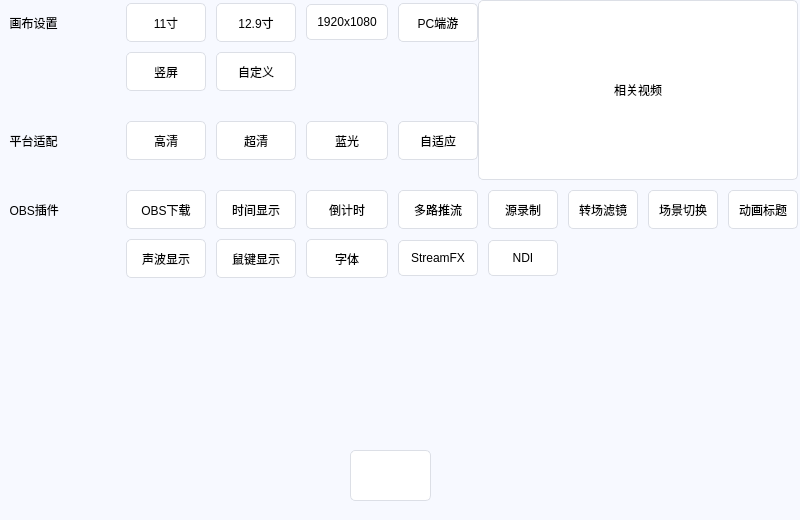
   <widget class="QWidget" name="obs_page" native="true">
    <property name="geometry">
     <rect>
      <x>0</x>
      <y>80</y>
      <width>800</width>
      <height>520</height>
     </rect>
    </property>
    <property name="styleSheet">
     <string notr="true">background-color: rgb(247, 249, 255);</string>
    </property>
    <widget class="QPushButton" name="confirm">
     <property name="geometry">
      <rect>
       <x>350</x>
       <y>450</y>
       <width>81</width>
       <height>51</height>
      </rect>
     </property>
     <property name="styleSheet">
      <string notr="true">QPushButton {
    background-color: #ffffff;
    border: 1px solid #dcdfe6;
    padding: 10px;
    border-radius: 5px;
}

QPushButton:hover {
    background-color: #ecf5ff;
    color: #409eff;
}

QPushButton:pressed, QPushButton:checked {
    border: 1px solid #3a8ee6;
    color: #409eff;
}</string>
     </property>
     <property name="text">
      <string/>
     </property>
    </widget>
    <widget class="QWidget" name="widget" native="true">
     <property name="geometry">
      <rect>
       <x>0</x>
       <y>0</y>
       <width>801</width>
       <height>351</height>
      </rect>
     </property>
     <property name="minimumSize">
      <size>
       <width>511</width>
       <height>150</height>
      </size>
     </property>
     <property name="styleSheet">
      <string notr="true">QPushButton {
    background-color: #ffffff;
    border: 1px solid #dcdfe6;
    padding: 10px;
    border-radius: 5px;
}

QPushButton:hover {
    background-color: #ecf5ff;
    color: #409eff;
}

QPushButton:pressed, QPushButton:checked {
    border: 1px solid #3a8ee6;
    color: #409eff;
}</string>
     </property>
     <widget class="QWidget" name="layoutWidget">
      <property name="geometry">
       <rect>
        <x>0</x>
        <y>0</y>
        <width>801</width>
        <height>281</height>
       </rect>
      </property>
      <layout class="QGridLayout" name="gridLayout">
       <property name="sizeConstraint">
        <enum>QLayout::SetDefaultConstraint</enum>
       </property>
       <property name="leftMargin">
        <number>3</number>
       </property>
       <property name="topMargin">
        <number>3</number>
       </property>
       <property name="rightMargin">
        <number>3</number>
       </property>
       <property name="bottomMargin">
        <number>3</number>
       </property>
       <property name="spacing">
        <number>10</number>
       </property>
       <item row="2" column="0">
        <spacer name="horizontalSpacer">
         <property name="orientation">
          <enum>Qt::Horizontal</enum>
         </property>
         <property name="sizeHint" stdset="0">
          <size>
           <width>40</width>
           <height>20</height>
          </size>
         </property>
        </spacer>
       </item>
       <item row="8" column="2">
        <widget class="QPushButton" name="pushButton_7">
         <property name="minimumSize">
          <size>
           <width>70</width>
           <height>30</height>
          </size>
         </property>
         <property name="text">
          <string>鼠键显示</string>
         </property>
         <property name="checkable">
          <bool>true</bool>
         </property>
         <property name="autoExclusive">
          <bool>true</bool>
         </property>
        </widget>
       </item>
       <item row="8" column="3">
        <widget class="QPushButton" name="pushButton_11">
         <property name="minimumSize">
          <size>
           <width>70</width>
           <height>30</height>
          </size>
         </property>
         <property name="text">
          <string>字体</string>
         </property>
         <property name="checkable">
          <bool>true</bool>
         </property>
         <property name="autoExclusive">
          <bool>true</bool>
         </property>
        </widget>
       </item>
       <item row="8" column="1">
        <widget class="QPushButton" name="pushButton_6">
         <property name="minimumSize">
          <size>
           <width>70</width>
           <height>30</height>
          </size>
         </property>
         <property name="text">
          <string>声波显示</string>
         </property>
         <property name="checkable">
          <bool>true</bool>
         </property>
         <property name="autoExclusive">
          <bool>true</bool>
         </property>
        </widget>
       </item>
       <item row="8" column="4">
        <widget class="QPushButton" name="pushButton_13">
         <property name="minimumSize">
          <size>
           <width>70</width>
           <height>30</height>
          </size>
         </property>
         <property name="text">
          <string>StreamFX</string>
         </property>
         <property name="checkable">
          <bool>true</bool>
         </property>
         <property name="autoExclusive">
          <bool>true</bool>
         </property>
        </widget>
       </item>
       <item row="3" column="0">
        <widget class="QLabel" name="basicSettingslabe_3">
         <property name="minimumSize">
          <size>
           <width>80</width>
           <height>30</height>
          </size>
         </property>
         <property name="styleSheet">
          <string notr="true">border-image: url(:/icon/icons/24gl-label.svg);
text-align: center;</string>
         </property>
         <property name="text">
          <string>  平台适配</string>
         </property>
        </widget>
       </item>
       <item row="3" column="1">
        <widget class="QPushButton" name="Adpt_highDefinition">
         <property name="minimumSize">
          <size>
           <width>80</width>
           <height>30</height>
          </size>
         </property>
         <property name="text">
          <string>高清</string>
         </property>
         <property name="checkable">
          <bool>true</bool>
         </property>
         <property name="autoExclusive">
          <bool>true</bool>
         </property>
        </widget>
       </item>
       <item row="8" column="5">
        <widget class="QPushButton" name="pushButton_12">
         <property name="minimumSize">
          <size>
           <width>70</width>
           <height>30</height>
          </size>
         </property>
         <property name="text">
          <string>NDI</string>
         </property>
         <property name="checkable">
          <bool>true</bool>
         </property>
         <property name="autoExclusive">
          <bool>true</bool>
         </property>
        </widget>
       </item>
       <item row="0" column="3">
        <widget class="QPushButton" name="Njds1920x1080">
         <property name="minimumSize">
          <size>
           <width>80</width>
           <height>30</height>
          </size>
         </property>
         <property name="text">
          <string>1920x1080</string>
         </property>
         <property name="checkable">
          <bool>true</bool>
         </property>
         <property name="autoExclusive">
          <bool>true</bool>
         </property>
        </widget>
       </item>
       <item row="0" column="0">
        <widget class="QLabel" name="basicSettingslabe">
         <property name="minimumSize">
          <size>
           <width>80</width>
           <height>30</height>
          </size>
         </property>
         <property name="styleSheet">
          <string notr="true">border-image: url(:/icon/icons/24gl-label.svg);
text-align: center;</string>
         </property>
         <property name="text">
          <string>  画布设置</string>
         </property>
        </widget>
       </item>
       <item row="0" column="2">
        <widget class="QPushButton" name="Njds129Inches">
         <property name="minimumSize">
          <size>
           <width>80</width>
           <height>30</height>
          </size>
         </property>
         <property name="text">
          <string>12.9寸</string>
         </property>
         <property name="checkable">
          <bool>true</bool>
         </property>
         <property name="autoExclusive">
          <bool>true</bool>
         </property>
        </widget>
       </item>
       <item row="3" column="2">
        <widget class="QPushButton" name="Adpt_ultraclear">
         <property name="minimumSize">
          <size>
           <width>80</width>
           <height>30</height>
          </size>
         </property>
         <property name="text">
          <string>超清</string>
         </property>
         <property name="checkable">
          <bool>true</bool>
         </property>
         <property name="autoExclusive">
          <bool>true</bool>
         </property>
        </widget>
       </item>
       <item row="6" column="6">
        <widget class="QPushButton" name="pushButton_8">
         <property name="minimumSize">
          <size>
           <width>70</width>
           <height>30</height>
          </size>
         </property>
         <property name="text">
          <string>转场滤镜</string>
         </property>
         <property name="checkable">
          <bool>true</bool>
         </property>
         <property name="autoExclusive">
          <bool>true</bool>
         </property>
        </widget>
       </item>
       <item row="5" column="0">
        <spacer name="horizontalSpacer_2">
         <property name="orientation">
          <enum>Qt::Horizontal</enum>
         </property>
         <property name="sizeHint" stdset="0">
          <size>
           <width>40</width>
           <height>20</height>
          </size>
         </property>
        </spacer>
       </item>
       <item row="0" column="1">
        <widget class="QPushButton" name="Njds11Inches">
         <property name="minimumSize">
          <size>
           <width>80</width>
           <height>30</height>
          </size>
         </property>
         <property name="text">
          <string>11寸</string>
         </property>
         <property name="checkable">
          <bool>true</bool>
         </property>
         <property name="autoExclusive">
          <bool>true</bool>
         </property>
        </widget>
       </item>
       <item row="3" column="3">
        <widget class="QPushButton" name="Adpt_blueLight">
         <property name="minimumSize">
          <size>
           <width>80</width>
           <height>30</height>
          </size>
         </property>
         <property name="text">
          <string>蓝光</string>
         </property>
         <property name="checkable">
          <bool>true</bool>
         </property>
         <property name="autoExclusive">
          <bool>true</bool>
         </property>
        </widget>
       </item>
       <item row="6" column="2">
        <widget class="QPushButton" name="pushButton_2">
         <property name="minimumSize">
          <size>
           <width>70</width>
           <height>30</height>
          </size>
         </property>
         <property name="text">
          <string>时间显示</string>
         </property>
         <property name="checkable">
          <bool>true</bool>
         </property>
         <property name="autoExclusive">
          <bool>true</bool>
         </property>
        </widget>
       </item>
       <item row="6" column="0">
        <widget class="QLabel" name="basicSettingslabe_4">
         <property name="minimumSize">
          <size>
           <width>80</width>
           <height>30</height>
          </size>
         </property>
         <property name="styleSheet">
          <string notr="true">border-image: url(:/icon/icons/24gl-label.svg);
text-align: center;</string>
         </property>
         <property name="text">
          <string>  OBS插件</string>
         </property>
        </widget>
       </item>
       <item row="6" column="1">
        <widget class="QPushButton" name="pushButton">
         <property name="minimumSize">
          <size>
           <width>70</width>
           <height>30</height>
          </size>
         </property>
         <property name="baseSize">
          <size>
           <width>0</width>
           <height>0</height>
          </size>
         </property>
         <property name="styleSheet">
          <string notr="true"/>
         </property>
         <property name="text">
          <string>OBS下载</string>
         </property>
         <property name="checkable">
          <bool>true</bool>
         </property>
         <property name="autoExclusive">
          <bool>true</bool>
         </property>
        </widget>
       </item>
       <item row="6" column="3">
        <widget class="QPushButton" name="pushButton_3">
         <property name="minimumSize">
          <size>
           <width>70</width>
           <height>30</height>
          </size>
         </property>
         <property name="styleSheet">
          <string notr="true"/>
         </property>
         <property name="text">
          <string>倒计时</string>
         </property>
         <property name="checkable">
          <bool>true</bool>
         </property>
         <property name="autoExclusive">
          <bool>true</bool>
         </property>
        </widget>
       </item>
       <item row="6" column="4">
        <widget class="QPushButton" name="pushButton_4">
         <property name="minimumSize">
          <size>
           <width>70</width>
           <height>30</height>
          </size>
         </property>
         <property name="text">
          <string>多路推流</string>
         </property>
         <property name="checkable">
          <bool>true</bool>
         </property>
         <property name="autoExclusive">
          <bool>true</bool>
         </property>
        </widget>
       </item>
       <item row="6" column="5">
        <widget class="QPushButton" name="pushButton_5">
         <property name="minimumSize">
          <size>
           <width>70</width>
           <height>30</height>
          </size>
         </property>
         <property name="text">
          <string>源录制</string>
         </property>
         <property name="checkable">
          <bool>true</bool>
         </property>
         <property name="autoExclusive">
          <bool>true</bool>
         </property>
        </widget>
       </item>
       <item row="3" column="4">
        <widget class="QPushButton" name="Adpt_selfAdaption">
         <property name="minimumSize">
          <size>
           <width>80</width>
           <height>30</height>
          </size>
         </property>
         <property name="text">
          <string>自适应</string>
         </property>
         <property name="checkable">
          <bool>true</bool>
         </property>
         <property name="autoExclusive">
          <bool>true</bool>
         </property>
        </widget>
       </item>
       <item row="6" column="7">
        <widget class="QPushButton" name="pushButton_9">
         <property name="minimumSize">
          <size>
           <width>70</width>
           <height>30</height>
          </size>
         </property>
         <property name="text">
          <string>场景切换</string>
         </property>
         <property name="checkable">
          <bool>true</bool>
         </property>
         <property name="autoExclusive">
          <bool>true</bool>
         </property>
        </widget>
       </item>
       <item row="6" column="8">
        <widget class="QPushButton" name="pushButton_10">
         <property name="minimumSize">
          <size>
           <width>70</width>
           <height>30</height>
          </size>
         </property>
         <property name="text">
          <string>动画标题</string>
         </property>
         <property name="checkable">
          <bool>true</bool>
         </property>
         <property name="autoExclusive">
          <bool>true</bool>
         </property>
        </widget>
       </item>
       <item row="1" column="1">
        <widget class="QPushButton" name="Njds1080x1920">
         <property name="minimumSize">
          <size>
           <width>80</width>
           <height>30</height>
          </size>
         </property>
         <property name="text">
          <string>竖屏</string>
         </property>
         <property name="checkable">
          <bool>true</bool>
         </property>
         <property name="autoExclusive">
          <bool>true</bool>
         </property>
        </widget>
       </item>
       <item row="0" column="4">
        <widget class="QPushButton" name="Njdsdesktop">
         <property name="minimumSize">
          <size>
           <width>80</width>
           <height>30</height>
          </size>
         </property>
         <property name="text">
          <string>PC端游</string>
         </property>
         <property name="checkable">
          <bool>true</bool>
         </property>
         <property name="autoExclusive">
          <bool>true</bool>
         </property>
        </widget>
       </item>
       <item row="1" column="2">
        <widget class="QPushButton" name="NjdsDiy">
         <property name="minimumSize">
          <size>
           <width>80</width>
           <height>30</height>
          </size>
         </property>
         <property name="text">
          <string>自定义</string>
         </property>
         <property name="checkable">
          <bool>true</bool>
         </property>
         <property name="autoExclusive">
          <bool>true</bool>
         </property>
        </widget>
       </item>
      </layout>
     </widget>
     <widget class="QPushButton" name="video_jishu_2">
      <property name="geometry">
       <rect>
        <x>478</x>
        <y>0</y>
        <width>320</width>
        <height>180</height>
       </rect>
      </property>
      <property name="text">
       <string>相关视频</string>
      </property>
     </widget>
    </widget>
    <widget class="QLabel" name="chajiantxt">
     <property name="geometry">
      <rect>
       <x>170</x>
       <y>330</y>
       <width>441</width>
       <height>81</height>
      </rect>
     </property>
     <property name="styleSheet">
      <string notr="true">color: rgb(0, 85, 255);</string>
     </property>
     <property name="text">
      <string/>
     </property>
    </widget>
   </widget>
